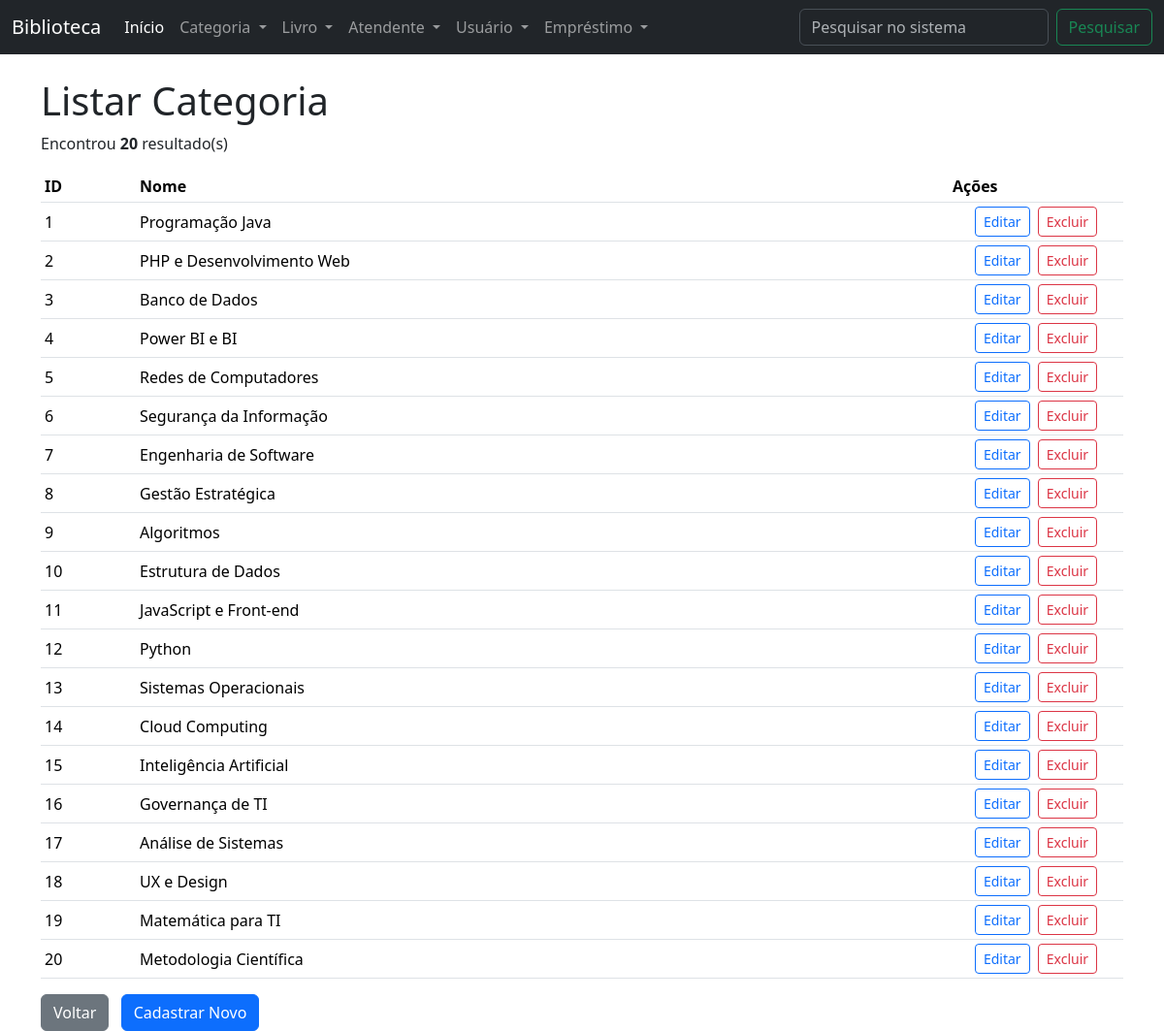
The page /?page=listar-categoria on the database its author committed.
### tables this page shows
CREATE TABLE IF NOT EXISTS `categoria` (
  `id_categoria` INT(10) UNSIGNED NOT NULL AUTO_INCREMENT,
  `nome_categoria` VARCHAR(45) NOT NULL,
  PRIMARY KEY (`id_categoria`),
  UNIQUE KEY `id_categoria_UNIQUE` (`id_categoria`)
);

### listar-categoria.php (the view)
<h1>Listar Categoria</h1>
<?php
$sql = "SELECT * FROM categoria";
$result = $conn->query($sql);
$qtd = $result->num_rows;
if ($qtd > 0) {
	print "<p>Encontrou <b>$qtd</b> resultado(s)</p>";
	print "<table class='table table-hover table-sm align-middle' style='white-space: nowrap;'>";
	print "<tr>";
	print "<th>ID</th>";
	print "<th>Nome</th>";
	print "<th>Ações</th>";
	print "</tr>";
	while ($row = $result->fetch_object()) {
		print "<tr>";
		print "<td>" . $row->id_categoria . "</td>";
		print "<td>" . $row->nome_categoria . "</td>";
		print "<td class='text-center' style='white-space: nowrap; width: 180px;'>
					<button class='btn btn-outline-primary btn-sm' onclick=\"location.href='?page=editar-categoria&id_categoria={$row->id_categoria}';\">Editar</button>
					<button class='btn btn-outline-danger btn-sm ms-1' onclick=\"if(confirm('Tem certeza que deseja excluir?')){location.href='?page=salvar-categoria&acao=excluir&id_categoria={$row->id_categoria}';}else{false;}\">Excluir</button>
			       </td>";
		print "</tr>";
	}
	print "</table>";
} else {
	print "Não encontrou resultado";
}
?>
<form>
    <div class="mt-3">
    <button type="button"
        class="btn btn-secondary me-2"
        onclick="history.back()">
        Voltar
    </button>
    <button type="button"
        class="btn btn-primary"
        onclick="location.href='?page=cadastrar-categoria'">
        Cadastrar Novo
    </button>
</div>
</form>

### index.php (shortened to what this page needs)
<!DOCTYPE html>
<html>
<head>
	<link rel="stylesheet" type="text/css" href="css/bootstrap.min.css">
</head>
<body>
	<nav class="navbar navbar-expand-lg bg-dark" data-bs-theme="dark">
		<div class="container-fluid">
			<a class="navbar-brand" href="#">Biblioteca</a>
			<div class="collapse navbar-collapse" id="navbarSupportedContent">
				<ul class="navbar-nav me-auto mb-2 mb-lg-0">
					<li class="nav-item">
						<a class="nav-link active" aria-current="page" href="index.php">Início</a>
					</li>
					<li class="nav-item dropdown">
						<a class="nav-link dropdown-toggle" href="#" role="button" data-bs-toggle="dropdown" aria-expanded="false">
							Categoria
						</a>
					</li>
					<li class="nav-item dropdown">
						<a class="nav-link dropdown-toggle" href="#" role="button" data-bs-toggle="dropdown" aria-expanded="false">
							Livro
						</a>
					</li>
					<li class="nav-item dropdown">
						<a class="nav-link dropdown-toggle" href="#" role="button" data-bs-toggle="dropdown" aria-expanded="false">
							Atendente
						</a>
					</li>
					<li class="nav-item dropdown">
						<a class="nav-link dropdown-toggle" href="#" role="button" data-bs-toggle="dropdown" aria-expanded="false">
							Usuário
						</a>
					</li>
					<li class="nav-item dropdown">
						<a class="nav-link dropdown-toggle" href="#" role="button" data-bs-toggle="dropdown" aria-expanded="false">
							Empréstimo
						</a>
					</li>
				</ul>
				<form class="d-flex" role="search" action="index.php" method="GET">
					<input
						class="form-control me-2"
						type="search"
						name="q"
						placeholder="Pesquisar no sistema"
						aria-label="Search">
					<button class="btn btn-outline-success" type="submit">Pesquisar</button>
				</form>
			</div>
		</div>
	</nav>
	<div class="container">
		<div class="row mt-4">
			<div class="col">
				<?php
				include('config.php');
				switch (@$_REQUEST['page']) {
					case 'listar-categoria':
						include('listar-categoria.php');
						break;
				}
				?>
			</div>
		</div>
	</div>
</body>
</html>

### rows shown on the page
categoria: id_categoria "1", nome_categoria "Programação Java"
categoria: id_categoria "2", nome_categoria "PHP e Desenvolvimento Web"
categoria: id_categoria "3", nome_categoria "Banco de Dados"
categoria: id_categoria "4", nome_categoria "Power BI e BI"
categoria: id_categoria "5", nome_categoria "Redes de Computadores"
categoria: id_categoria "6", nome_categoria "Segurança da Informação"
categoria: id_categoria "7", nome_categoria "Engenharia de Software"
categoria: id_categoria "8", nome_categoria "Gestão Estratégica"
categoria: id_categoria "9", nome_categoria "Algoritmos"
categoria: id_categoria "10", nome_categoria "Estrutura de Dados"
categoria: id_categoria "11", nome_categoria "JavaScript e Front-end"
categoria: id_categoria "12", nome_categoria "Python"
categoria: id_categoria "13", nome_categoria "Sistemas Operacionais"
categoria: id_categoria "14", nome_categoria "Cloud Computing"
categoria: id_categoria "15", nome_categoria "Inteligência Artificial"
categoria: id_categoria "16", nome_categoria "Governança de TI"
categoria: id_categoria "17", nome_categoria "Análise de Sistemas"
categoria: id_categoria "18", nome_categoria "UX e Design"
categoria: id_categoria "19", nome_categoria "Matemática para TI"
categoria: id_categoria "20", nome_categoria "Metodologia Científica"

### other values the page prints
$qtd "20"
